Frame 1 (no input): blank canvas, image omitted
Frame 60 (the mouse pressed at the canvas centre just before this capture): blank canvas, image omitted
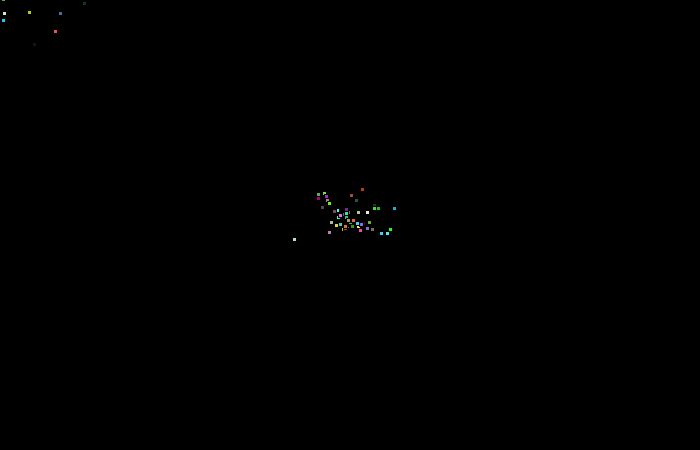
Frame 120 (the mouse held since frame 60 and released just before this capture)

The Processing sketch whose frames 1 and 60 were blank and that drew this single picture after the mouse press (run headless with seeded random() and noise(); from frame 60 on, the mouse is pressed at the canvas centre):

// Processing sketch: processing_6286
// ── processing_6286.pde

ArrayList bits; 
 
void setup()
{ 
  size(700, 450); 
  bits = new ArrayList(); 
  smooth(); 
} 
 
void draw()
{ 
  
  background(0);
  bits.add(new bits());  
 
  for (int i = 0; i < bits.size(); i++ ) 
  {  
    bits b = (bits) bits.get(i); 
    b.move(); 
    b.grav(); 
    b.show(); 
  } 
 
  if (bits.size() > 100) 
  { 
    bits.remove(0);  
  } 
  
} 

class bits { 
  
  float x; 
  float y; 
  
  float xv; 
  float yv; 
   
  bits() 
 { 
    x = mouseX; 
    y = mouseY; 
    xv = random(-1,1); 
    yv = random(-1,0); 
  } 
   
  void move()
  { 
    x = x + xv; 
    y = y + yv; 
  } 
   
  void grav() 
  { 
    yv += 0.01; 
  } 
   
  void show() 
  { 
    stroke(0); 
    fill(random(0,255),random(0,255),random(0,255)); 
    rect(x,y,4,4); 
  } 
  
} 
